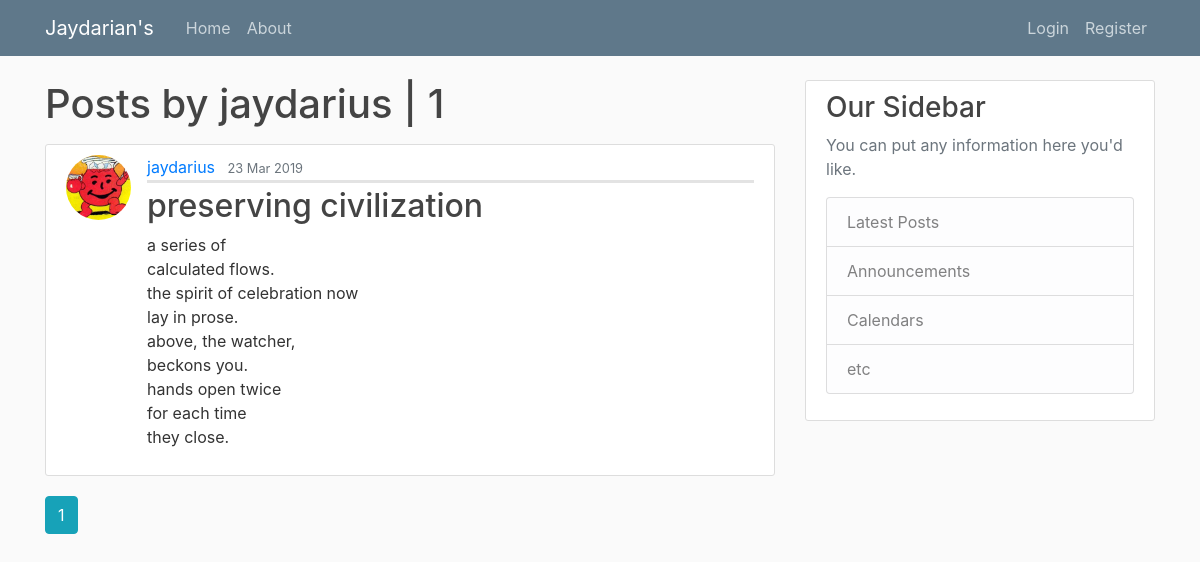
/user/jaydarius, run on an earlier commit of the app's database.
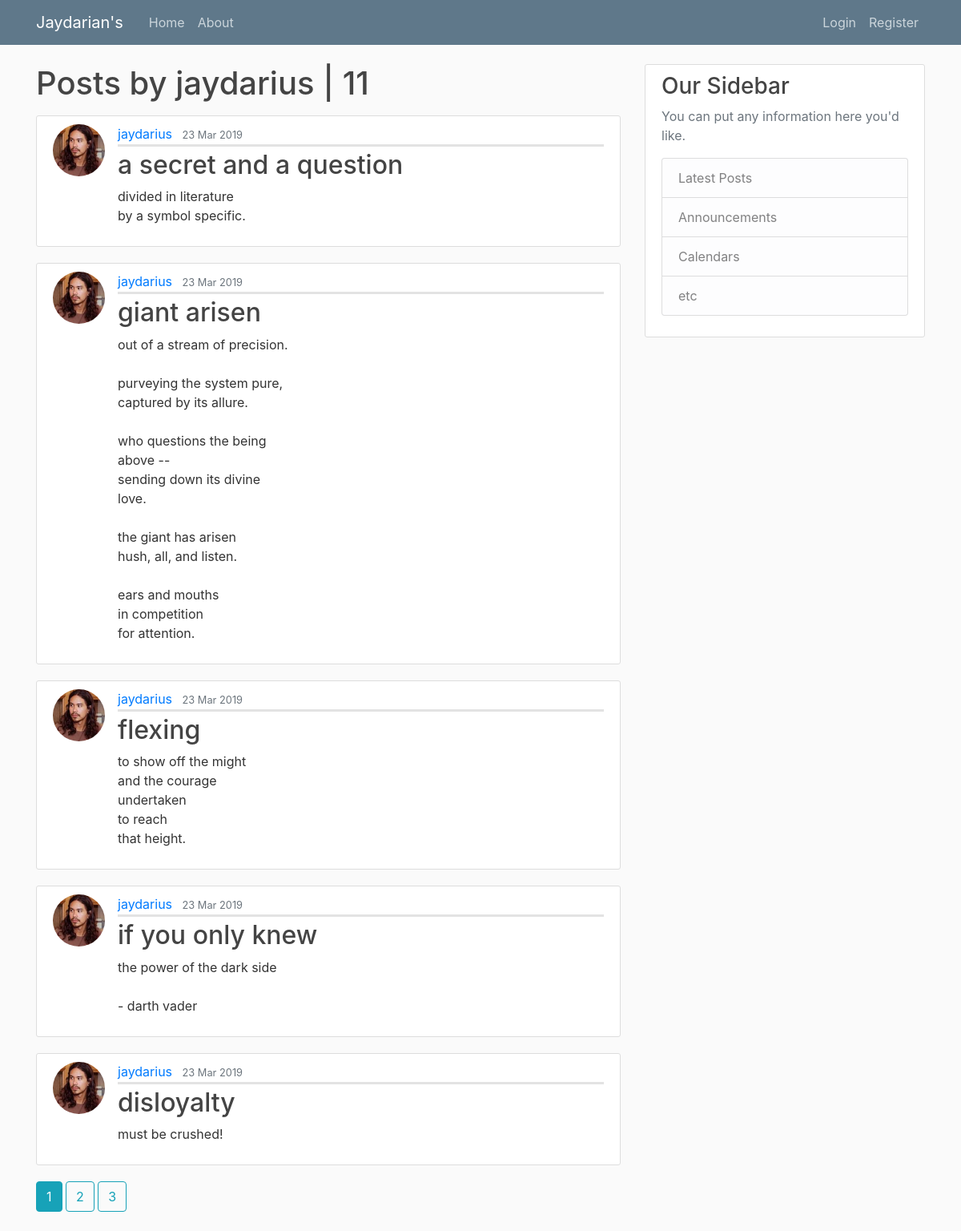
And on a later commit of the database.
### jay_site/models.py (models this page shows, shortened)
class User(db.Model, UserMixin):
    id = db.Column(db.Integer, primary_key=True)
    username = db.Column(db.String(20), unique=True, nullable=False)
    email = db.Column(db.String(120), unique=True, nullable=False)
    image_file = db.Column(db.String(20), nullable=False, default='default.jpg')
    password = db.Column(db.String(60), nullable=False)
    posts = db.relationship('Post', backref='author', lazy=True)

class Post(db.Model):
    id = db.Column(db.Integer, primary_key=True)
    title = db.Column(db.String(100), nullable=False)
    date_posted = db.Column(db.DateTime, nullable=False, default=datetime.utcnow)
    content = db.Column(db.Text, nullable=False)
    user_id = db.Column(db.Integer, db.ForeignKey('user.id'), nullable=False)

### jay_site/routes.py (the view)
@app.route("/user/<string:username>")
def user_posts(username):
    page = request.args.get('page', 1, type=int)  # what ever is after the `?` in the URL
    user = User.query.filter_by(username=username).first_or_404()
    posts = Post.query.filter_by(author=user)\
        .order_by(Post.date_posted.desc())\
        .paginate(page=page, per_page=5)
    return render_template('user_posts.html', posts=posts, user=user)

### jay_site/templates/user_posts.html
{% extends "layout.html" %}
{% block content %}
<h1 class="mb-3">Posts by {{ user.username }} | {{ posts.total }}</h1>
    {% for post in posts.items %}
        <article class="media content-section">
          <img class="rounded-circle article-img" src="{{ url_for('static', filename='profile_pics/' + post.author.image_file) }}">
          <div class="media-body">
            <div class="article-metadata">
              <a class="mr-2" href="{{ url_for('user_posts', username=post.author.username) }}">{{ post.author.username }}</a>
              <small class="text-muted">{{ post.date_posted.strftime('%d %b %Y') }}</small>
            </div>
            <h2><a class="article-title" href="{{ url_for('post', post_id=post.id) }}">{{ post.title }}</a></h2>
            <p class="article-content">{{ post.content }}</p>
          </div>
        </article>
    {% endfor %}
    {% for page_num in posts.iter_pages(left_edge=1, right_edge=1, left_current=1, right_current=2) %}
        {% if page_num %}
            {% if posts.page == page_num %}
            <a class="btn btn-info mb-4" href="{{ url_for('user_posts', username=user.username, page=page_num) }}">{{ page_num }}</a>
            {% else %}
              <a class="btn btn-outline-info mb-4" href="{{ url_for('user_posts', username=user.username, page=page_num) }}">{{ page_num }}</a>
            {% endif %}
        {% else %}
        ...
        {% endif %}
    {% endfor %}
{% endblock content %}

### jay_site/templates/layout.html (shortened to what this page needs)
<!DOCTYPE html>
<html>
<head>
    <link rel="stylesheet" href="https://maxcdn.bootstrapcdn.com/bootstrap/4.0.0/css/bootstrap.min.css">
    <link rel="stylesheet" type="text/css" href="{{ url_for('static', filename='main.css') }}">
</head>
<body>
    <header class="site-header">
      <nav class="navbar navbar-expand-md navbar-dark bg-steel fixed-top">
        <div class="container">
          <a class="navbar-brand mr-4" href="/">Jaydarian's</a>
          <div class="collapse navbar-collapse" id="navbarToggle">
            <div class="navbar-nav mr-auto">
              <a class="nav-item nav-link" href="{{ url_for('home') }}">Home</a>
              <a class="nav-item nav-link" href="{{ url_for('about') }}">About</a>
            </div>
            <div class="navbar-nav">
              {% if current_user.is_authenticated %}
                <a class="nav-item nav-link" href="{{ url_for('new_post') }}">New Post</a>
                <a class="nav-item nav-link" href="{{ url_for('account') }}">Account</a>
                <a class="nav-item nav-link" href="{{ url_for('logout') }}">Logout</a>
              {% else %}
                <a class="nav-item nav-link" href="{{ url_for('login') }}">Login</a>
                <a class="nav-item nav-link" href="{{ url_for('register') }}">Register</a>
              {% endif %}
            </div>
          </div>
        </div>
      </nav>
    </header>
    <main role="main" class="container">
      <div class="row">
        <div class="col-md-8">
          {% block content %}{% endblock %}
        </div>
        <div class="col-md-4">
          <div class="content-section">
            <h3>Our Sidebar</h3>
            <p class='text-muted'>You can put any information here you'd like.
              <ul class="list-group">
                <li class="list-group-item list-group-item-light">Latest Posts</li>
                <li class="list-group-item list-group-item-light">Announcements</li>
                <li class="list-group-item list-group-item-light">Calendars</li>
                <li class="list-group-item list-group-item-light">etc</li>
              </ul>
            </p>
          </div>
        </div>
      </div>
    </main>
</body>
</html>

### jay_site/static/main.css (style rules this page uses)
body { background: #fafafa; color: #333333; margin-top: 5rem; }
h1, h2, h3, h4, h5, h6 { color: #444444; }
.bg-steel { background-color: #5f788a; }
.site-header .navbar-nav .nav-link { color: #cbd5db; }
.content-section { background: #ffffff; padding: 10px 20px; border: 1px solid #dddddd; border-radius: 3px; margin-bottom: 20px; }
.article-title { color: #444444; }
.article-content { white-space: pre-line; }
.article-img { height: 65px; width: 65px; margin-right: 16px; }
.article-metadata { padding-bottom: 1px; margin-bottom: 4px; border-bottom: 3px solid #e3e3e3 }

What changed in the data, as far as the page shows it:
no longer on this page (row unchanged): Post: image_file (placeholder picture), author.username "jaydarius", date_posted "23 Mar 2019", title "preserving civilization", content "a series of calculated flows. the spirit of celebration now lay in prose. above, the watcher, beckons you. hands open twice for each time they close."
added Post: image_file (picture), author.username "jaydarius", date_posted "23 Mar 2019", title "a secret and a question", content "divided in literature by a symbol specific."
added Post: image_file (picture), author.username "jaydarius", date_posted "23 Mar 2019", title "giant arisen", content "out of a stream of precision. purveying the system pure, captured by its allure. who questions the being above -- sending down its divine love. the giant has arisen hush, all, and listen. ears and mouths in competition for attention."
added Post: image_file (picture), author.username "jaydarius", date_posted "23 Mar 2019", title "flexing", content "to show off the might and the courage undertaken to reach that height."
added Post: image_file (picture), author.username "jaydarius", date_posted "23 Mar 2019", title "if you only knew", content "the power of the dark side - darth vader"
added Post: image_file (picture), author.username "jaydarius", date_posted "23 Mar 2019", title "disloyalty", content "must be crushed!"
Also different on the page:
{{ posts.total }}: "1" → "11"
new list line: "2"
new list line: "3"
